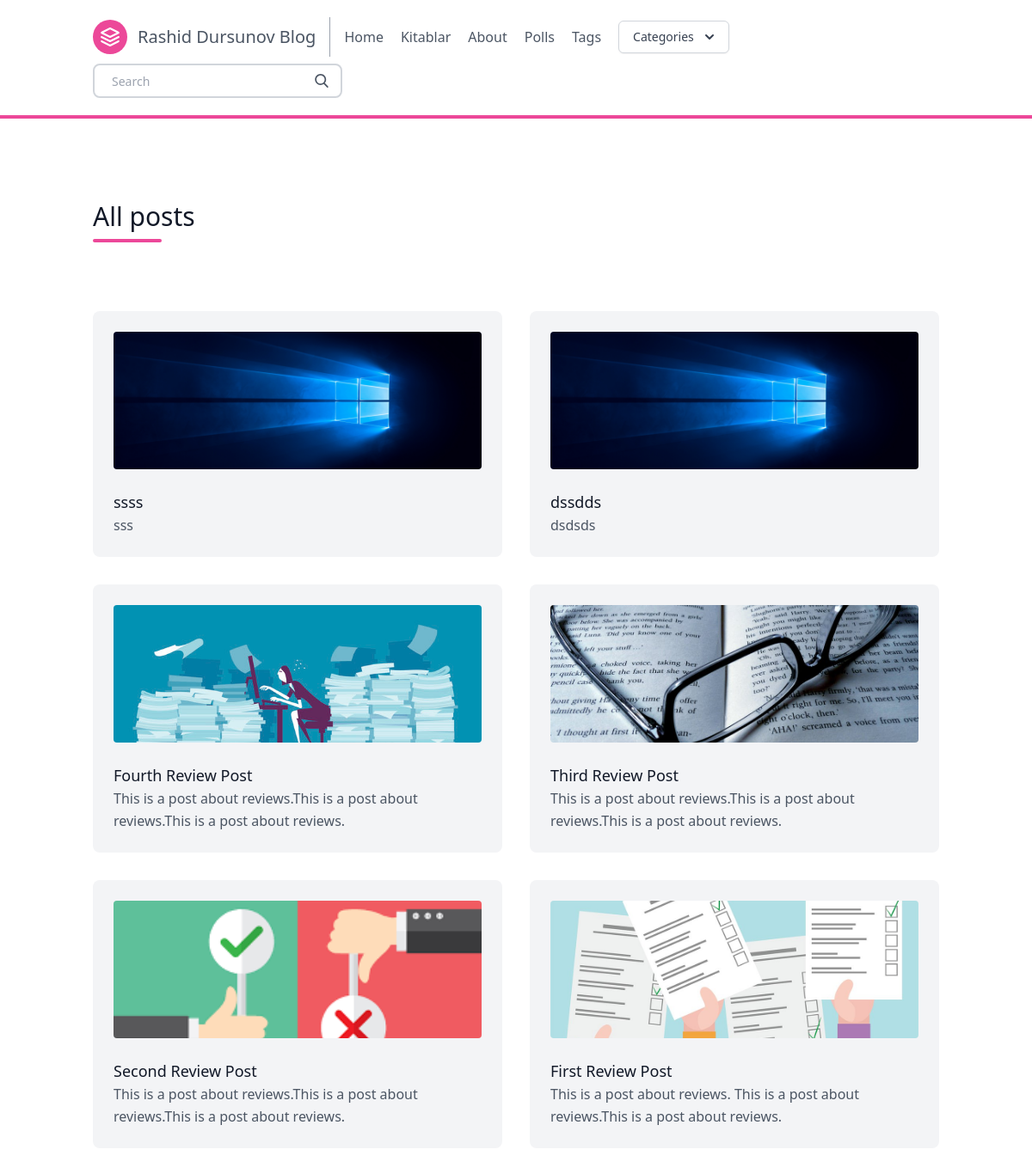
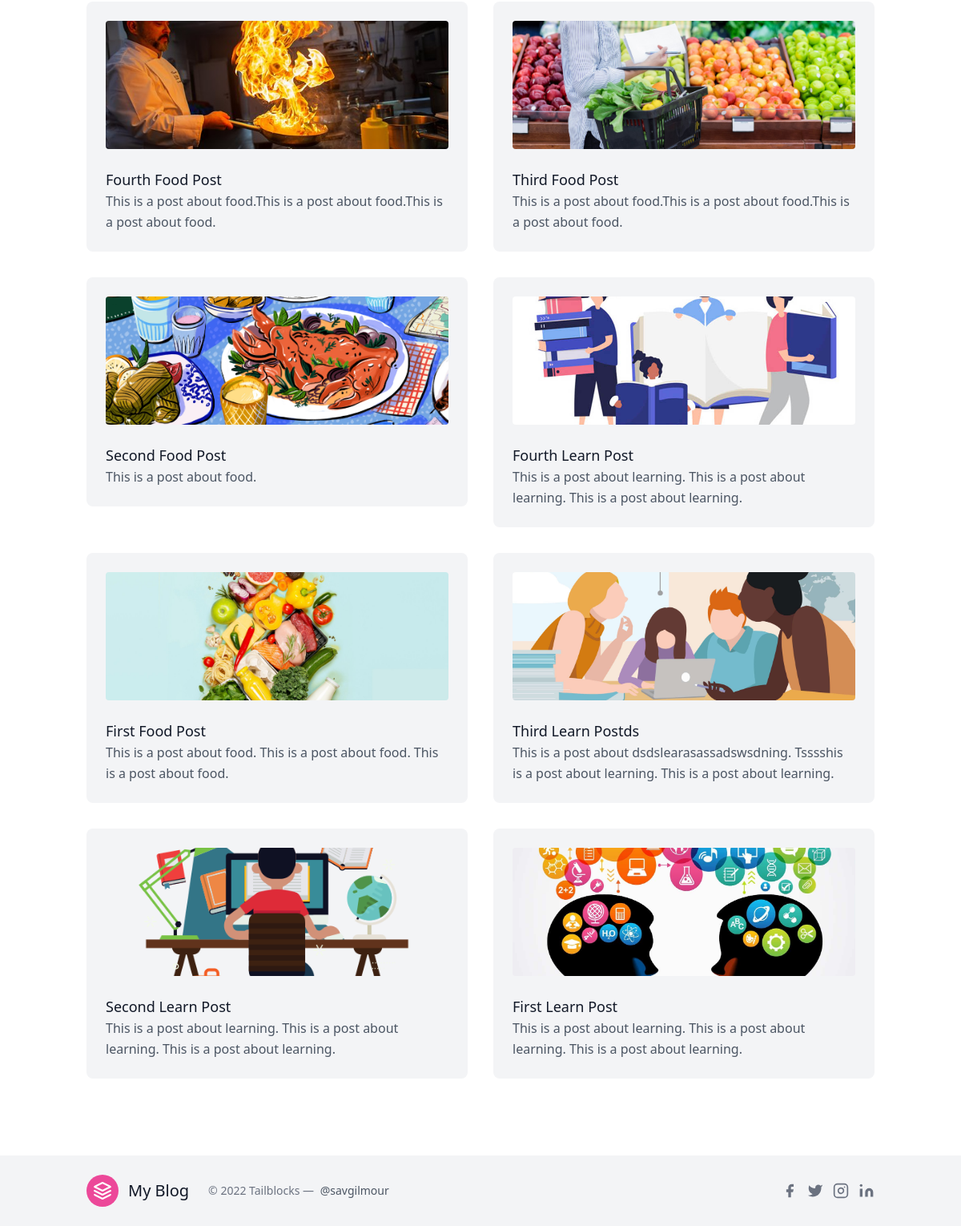
/posts/, run on the app's committed database (2 pictures, top to bottom).
### posts/models.py (models this page shows, shortened)
class Post(models.Model):
    title = models.CharField(max_length=100)
    slug = models.SlugField()
    overview = models.TextField()
    timestamp = models.DateTimeField(auto_now_add=True)
    content = models.TextField()
    author = models.ForeignKey(Author, on_delete=models.CASCADE)
    thumbnail = models.ImageField()
    categories = models.ManyToManyField(Category)
    featured = models.BooleanField()
    view_count = models.IntegerField(default=0)
    tags = models.ManyToManyField('Tag',blank=True,related_name='posts')
    likes = models.ManyToManyField(User, blank=True,related_name='post_likes')
    favourites = models.ManyToManyField(User,blank=True,related_name='post_favourites')
    updated_at = models.DateTimeField(auto_now=True)
    reports=models.ManyToManyField(User, blank=True,related_name='post_reports')

### posts/views.py (the view)
# urls.py: path('posts/', allposts, name = 'allposts'),
def allposts(request):
    posts = Post.objects.order_by('-timestamp')
    context = {
        'posts': posts,
    }
    return render(request, 'all_posts.html', context)

### posts/templatetags/markdown_extras.py (called while the page is built)
@register.simple_tag
def get_categories():
    return Category.objects.all()[0:3]

### templates/all_posts.html (shortened to what this page needs)
{% extends 'base.html' %}
{% block content %}
<section class="text-gray-600 body-font">
    <div class="container px-5 py-24 mx-auto">
      <div class="flex flex-wrap w-full mb-20">
        <div class="lg:w-1/2 w-full mb-6 lg:mb-0">
          <h1 class="sm:text-3xl text-2xl font-medium title-font mb-2 text-gray-900">
            All posts </h1>
          <div class="h-1 w-20 bg-pink-500 rounded"></div>
        </div>
      </div>
      <div class="flex flex-wrap -m-4">
       {% for post in posts %}
        <div class="xl:w-1/4 md:w-1/2 p-4">
          <div class="bg-gray-100 p-6 rounded-lg">
            <img class="h-40 rounded w-full object-cover object-center mb-6" src="{{ post.thumbnail.url }}" alt="content">
            <a href="{% url 'post' post.slug %}" h2 class="text-lg text-gray-900 font-medium title-font mb-4">
              {{ post.title }}</a>
            <p class="leading-relaxed text-base">
              {{ post.overview }}</p>
          </div>
        </div>
       {% endfor %}
      </div>
    </div>
</section>
{% endblock content %}

### templates/base.html (shortened to what this page needs)
{% load static %}
<!doctype html>
<html>
  <head>
  <script src="https://cdn.tailwindcss.com"></script>
  </head>
  <body>
    {% include "navbar.html" %}
    {% block content %}
    {% endblock content %}
    {% include "footer.html" %}
  </body>
</html>

### templates/navbar.html (shortened to what this page needs)
{% load markdown_extras %}
    <header class="border-b-4 border-pink-500 text-gray-600 body-font">
    <div class="container mx-auto flex flex-wrap p-5 flex-col md:flex-row items-center">
      <a class="flex title-font font-medium items-center text-gray-900 mb-4 md:mb-0">
        <svg xmlns="http://www.w3.org/2000/svg" fill="none" stroke="currentColor" stroke-linecap="round" stroke-linejoin="round" stroke-width="2" class="w-10 h-10 text-white p-2 bg-pink-500 rounded-full" viewBox="0 0 24 24">
          <path d="M12 2L2 7l10 5 10-5-10-5zM2 17l10 5 10-5M2 12l10 5 10-5"></path>
        </svg>
        <a href="{% url 'homepage' %}" class="ml-3 text-xl">
          Rashid Dursunov Blog</a>
      </a>
      <nav class="md:mr-auto md:ml-4 md:py-1 md:pl-4 md:border-l md:border-gray-400	flex flex-wrap items-center text-base justify-center">
        <a href="{% url 'homepage' %}" class="mr-5 hover:text-gray-900 rounded-lg hover:bg-pink-200 inline-flex items-center">
          Home
        </a>
        <a href="{% url 'books' %}" class="mr-5 hover:text-gray-900 rounded-lg hover:bg-pink-200 inline-flex items-center">
          Kitablar
        </a>
        <a href="{% url 'about' %}" class="mr-5 hover:text-gray-900 rounded-lg hover:bg-pink-200 inline-flex items-center">
          About
        </a>
        <a href="{% url 'polls:index' %}" class="mr-5 hover:text-gray-900 rounded-lg hover:bg-pink-200 inline-flex items-center">
          Polls
        </a>
            <a href="{% url 'tags_posts' %}" class="mr-5 hover:text-gray-900 rounded-lg hover:bg-pink-200 inline-flex items-center">
          Tags
        </a>
<div x-data="{ open: false }" class="relative inline-block text-left">
  <div>
    <button @click="open = ! open" type="button" class="inline-flex justify-center w-full rounded-md border border-gray-300 shadow-sm px-4 py-2 bg-white text-sm font-medium text-gray-700 hover:bg-gray-50 focus:outline-none focus:ring-2 focus:ring-offset-2 focus:ring-offset-gray-100 focus:ring-indigo-500" id="menu-button" aria-expanded="true" aria-haspopup="true">
      Categories
      <svg class="-mr-1 ml-2 h-5 w-5" xmlns="http://www.w3.org/2000/svg" viewBox="0 0 20 20" fill="currentColor" aria-hidden="true">
        <path fill-rule="evenodd" d="M5.293 7.293a1 1 0 011.414 0L10 10.586l3.293-3.293a1 1 0 111.414 1.414l-4 4a1 1 0 01-1.414 0l-4-4a1 1 0 010-1.414z" clip-rule="evenodd" />
      </svg>
    </button>
  </div>
</div>
      </nav>
      <form action ="{% url 'search' %}" class ="search-form">
        <div class="pt-2 relative mx-auto text-gray-600">
          <input class="border-2 border-gray-300 bg-white h-10 px-5 pr-16 rounded-lg text-sm focus:outline-none"
            type="text" name="q" placeholder="Search">
          <button type="submit" class="absolute right-0 top-0 mt-5 mr-4">
          </button>
        </div>
      </form>
    </div>
    </header>

### templates/footer.html (shortened to what this page needs)
    <div class="bg-gray-100">
      <div class="container px-5 py-6 mx-auto flex items-center sm:flex-row flex-col">
        <a class="flex title-font font-medium items-center md:justify-start justify-center text-gray-900">
          <svg xmlns="http://www.w3.org/2000/svg" fill="none" stroke="currentColor" stroke-linecap="round" stroke-linejoin="round" stroke-width="2" class="w-10 h-10 text-white p-2 bg-pink-500 rounded-full" viewBox="0 0 24 24">
            <path d="M12 2L2 7l10 5 10-5-10-5zM2 17l10 5 10-5M2 12l10 5 10-5"></path>
          </svg>
          <span class="ml-3 text-xl">My Blog</span>
        </a>
        <p class="text-sm text-gray-500 sm:ml-6 sm:mt-0 mt-4">© 2022 Tailblocks —
          <a href="https://twitter.com/knyttneve" rel="noopener noreferrer" class="text-gray-600 ml-1" target="_blank">@savgilmour</a>
        </p>
        <span class="inline-flex sm:ml-auto sm:mt-0 mt-4 justify-center sm:justify-start">
          <button class="text-gray-500">
            <svg fill="currentColor" stroke-linecap="round" stroke-linejoin="round" stroke-width="2" class="w-5 h-5" viewBox="0 0 24 24">
              <path d="M18 2h-3a5 5 0 00-5 5v3H7v4h3v8h4v-8h3l1-4h-4V7a1 1 0 011-1h3z"></path>
            </svg>
          </button>
          <button class="ml-3 text-gray-500">
            <svg fill="currentColor" stroke-linecap="round" stroke-linejoin="round" stroke-width="2" class="w-5 h-5" viewBox="0 0 24 24">
              <path d="M23 3a10.9 10.9 0 01-3.14 1.53 4.48 4.48 0 00-7.86 3v1A10.66 10.66 0 013 4s-4 9 5 13a11.64 11.64 0 01-7 2c9 5 20 0 20-11.5a4.5 4.5 0 00-.08-.83A7.72 7.72 0 0023 3z"></path>
            </svg>
          </button>
          <button class="ml-3 text-gray-500">
            <svg fill="none" stroke="currentColor" stroke-linecap="round" stroke-linejoin="round" stroke-width="2" class="w-5 h-5" viewBox="0 0 24 24">
              <rect width="20" height="20" x="2" y="2" rx="5" ry="5"></rect>
              <path d="M16 11.37A4 4 0 1112.63 8 4 4 0 0116 11.37zm1.5-4.87h.01"></path>
            </svg>
          </button>
          <button class="ml-3 text-gray-500">
            <svg fill="currentColor" stroke="currentColor" stroke-linecap="round" stroke-linejoin="round" stroke-width="0" class="w-5 h-5" viewBox="0 0 24 24">
              <path stroke="none" d="M16 8a6 6 0 016 6v7h-4v-7a2 2 0 00-2-2 2 2 0 00-2 2v7h-4v-7a6 6 0 016-6zM2 9h4v12H2z"></path>
              <circle cx="4" cy="4" r="2" stroke="none"></circle>
            </svg>
          </button>
        </span>
      </div>
    </div>

### data on the page
Post: thumbnail (picture), title "ssss", overview "sss"
Post: thumbnail (picture), title "dssdds", overview "dsdsds"
Post: thumbnail (picture), title "Fourth Review Post", overview "This is a post about reviews.This is a post about reviews.This is a post about reviews."
Post: thumbnail (picture), title "Third Review Post", overview "This is a post about reviews.This is a post about reviews.This is a post about reviews."
Post: thumbnail (picture), title "Second Review Post", overview "This is a post about reviews.This is a post about reviews.This is a post about reviews."
Post: thumbnail (picture), title "First Review Post", overview "This is a post about reviews. This is a post about reviews.This is a post about reviews."
Post: thumbnail (picture), title "Fourth Food Post", overview "This is a post about food.This is a post about food.This is a post about food."
Post: thumbnail (picture), title "Third Food Post", overview "This is a post about food.This is a post about food.This is a post about food."
Post: thumbnail (picture), title "Second Food Post", overview "This is a post about food."
Post: thumbnail (picture), title "Fourth Learn Post", overview "This is a post about learning. This is a post about learning. This is a post about learning."
Post: thumbnail (picture), title "First Food Post", overview "This is a post about food. This is a post about food. This is a post about food."
Post: thumbnail (picture), title "Third Learn Postds", overview "This is a post about dsdslearasassadswsdning. Tsssshis is a post about learning. This is a post about learning."
Post: thumbnail (picture), title "Second Learn Post", overview "This is a post about learning. This is a post about learning. This is a post about learning."
Post: thumbnail (picture), title "First Learn Post", overview "This is a post about learning. This is a post about learning. This is a post about learning."
